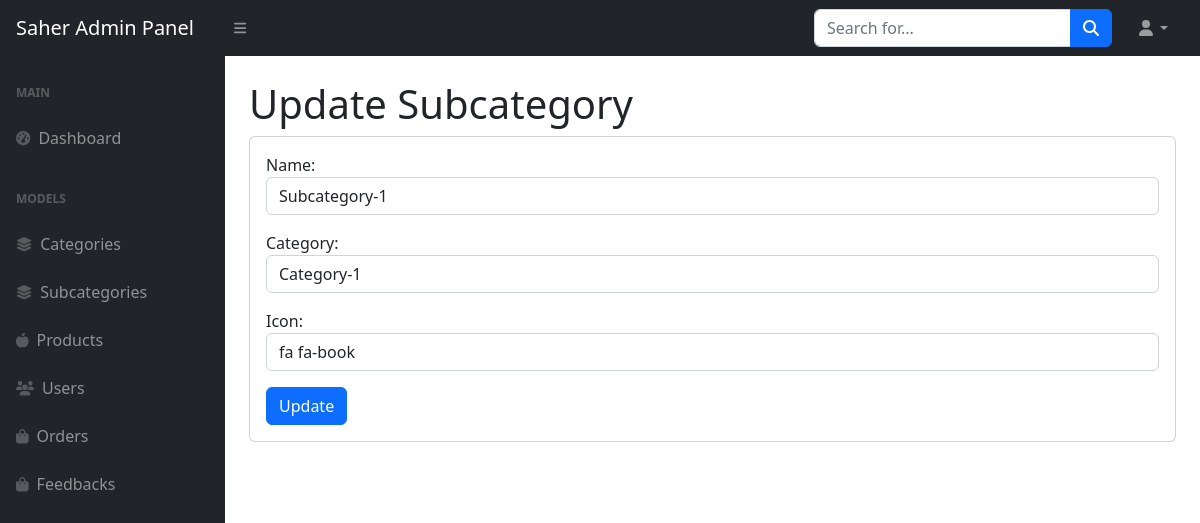
The page /subcategories/edit/3 on the database its author committed.
### subcategories/models.py (models this page shows, shortened)
class Subcategory(models.Model):
    name = models.CharField(max_length=50)
    category = models.ForeignKey(Category, on_delete=models.CASCADE, related_name='subcategories')
    icon = models.CharField(max_length=100, null=True, blank=True)
    created_at = models.DateTimeField(auto_now_add=True)
    updated_at = models.DateTimeField(auto_now=True)

### categories/models.py (models this page shows, shortened)
class Category(models.Model):
    name = models.CharField(max_length=50)
    icon = models.CharField(max_length=30)
    created_at = models.DateTimeField(auto_now_add=True)
    updated_at = models.DateTimeField(auto_now=True)
    def __str__(self):
        return self.name

### subcategories/views.py (the view)
# urls.py: path('edit/<int:i>', views.edit, name='category.edit'),
def edit(request,i):
    category = Subcategory.objects.get(id=i)
    form = SubcategoryForm(request.POST or None, instance=category)
    if request.method == 'POST':
        if form.is_valid():
            form.save()
            return redirect('admin.subcategories')
    return render (request,'subcategories/edit.html', {'form':form})

### subcategories/forms.py
class SubcategoryForm(forms.ModelForm):
    name = forms.CharField(widget=forms.TextInput(attrs={'class':'form-control'}))
    category = forms.ModelChoiceField(widget=forms.Select(attrs={'class':'form-control'}), queryset=Category.objects.all())
    icon = forms.CharField(widget=forms.TextInput(attrs={'class':'form-control'}))
    class Meta:
        model = Subcategory
        fields = "__all__"

### Saher_app/context_processors.py (called while the page is built)
def include_categories(request):
    categories = Category.objects.all()
    subcategories = Subcategory.objects.all()
    if request.user.is_authenticated:
        shopping_cart, created =  Cart.objects.get_or_create(user = request.user, status = False)
    else:
        shopping_cart = None
    return {
        'categories': categories,
        'subcategories': subcategories,
        'shopping_cart': shopping_cart,
    }

### subcategories/templates/subcategories/edit.html (shortened to what this page needs)
{% extends 'adminpanel/main.html' %}
{% block main %}
<main>
    <div class="container-fluid px-4">
        <h1 class="mt-4">Update Subcategory</h1>
        <div class="card mb-4">
            <div class="card-body">
                <div class="row">
                    <div class = "col-12">
                        <form action="" method="post">
                            {{form.as_p}}
                            <button type="submit" class="btn btn-primary">Update</button>
                        </form>
                    </div>
                </div>
            </div>
        </div>
    </div>
</main>
{% endblock main %}

### rows shown on the page
Subcategory: name "Subcategory-1", category "Category-1", icon "fa fa-book"
